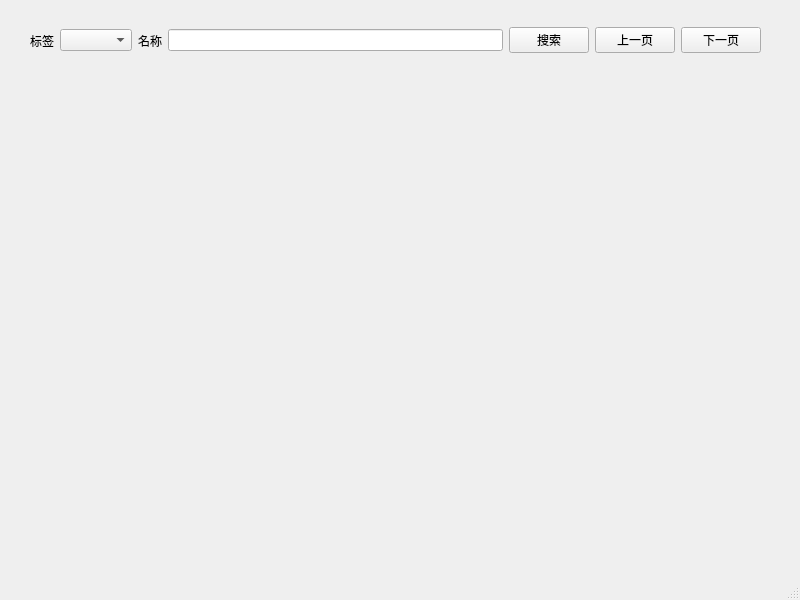
<?xml version="1.0" encoding="UTF-8"?>
<ui version="4.0">
 <class>MainWindow</class>
 <widget class="QMainWindow" name="MainWindow">
  <property name="geometry">
   <rect>
    <x>0</x>
    <y>0</y>
    <width>800</width>
    <height>600</height>
   </rect>
  </property>
  <property name="windowTitle">
   <string>MainWindow</string>
  </property>
  <widget class="QWidget" name="centralwidget">
   <widget class="QWidget" name="widget" native="true">
    <property name="geometry">
     <rect>
      <x>39</x>
      <y>99</y>
      <width>721</width>
      <height>431</height>
     </rect>
    </property>
    <widget class="QWidget" name="gridLayoutWidget">
     <property name="geometry">
      <rect>
       <x>-1</x>
       <y>-1</y>
       <width>721</width>
       <height>431</height>
      </rect>
     </property>
     <layout class="QGridLayout" name="gridLayout"/>
    </widget>
   </widget>
   <widget class="QWidget" name="">
    <property name="geometry">
     <rect>
      <x>30</x>
      <y>20</y>
      <width>731</width>
      <height>41</height>
     </rect>
    </property>
    <layout class="QHBoxLayout" name="horizontalLayout">
     <item>
      <widget class="QLabel" name="label">
       <property name="text">
        <string>标签</string>
       </property>
      </widget>
     </item>
     <item>
      <widget class="QComboBox" name="comboBox">
       <property name="maximumSize">
        <size>
         <width>104</width>
         <height>16777215</height>
        </size>
       </property>
      </widget>
     </item>
     <item>
      <widget class="QLabel" name="label_2">
       <property name="text">
        <string>名称</string>
       </property>
      </widget>
     </item>
     <item>
      <widget class="QLineEdit" name="lineEdit"/>
     </item>
     <item>
      <widget class="QPushButton" name="searchButton">
       <property name="text">
        <string>搜索</string>
       </property>
      </widget>
     </item>
     <item>
      <widget class="QPushButton" name="upButton">
       <property name="text">
        <string>上一页</string>
       </property>
      </widget>
     </item>
     <item>
      <widget class="QPushButton" name="downButton">
       <property name="text">
        <string>下一页</string>
       </property>
      </widget>
     </item>
    </layout>
   </widget>
  </widget>
  <widget class="QMenuBar" name="menubar">
   <property name="geometry">
    <rect>
     <x>0</x>
     <y>0</y>
     <width>800</width>
     <height>22</height>
    </rect>
   </property>
  </widget>
  <widget class="QStatusBar" name="statusbar"/>
 </widget>
 <resources/>
 <connections/>
</ui>
